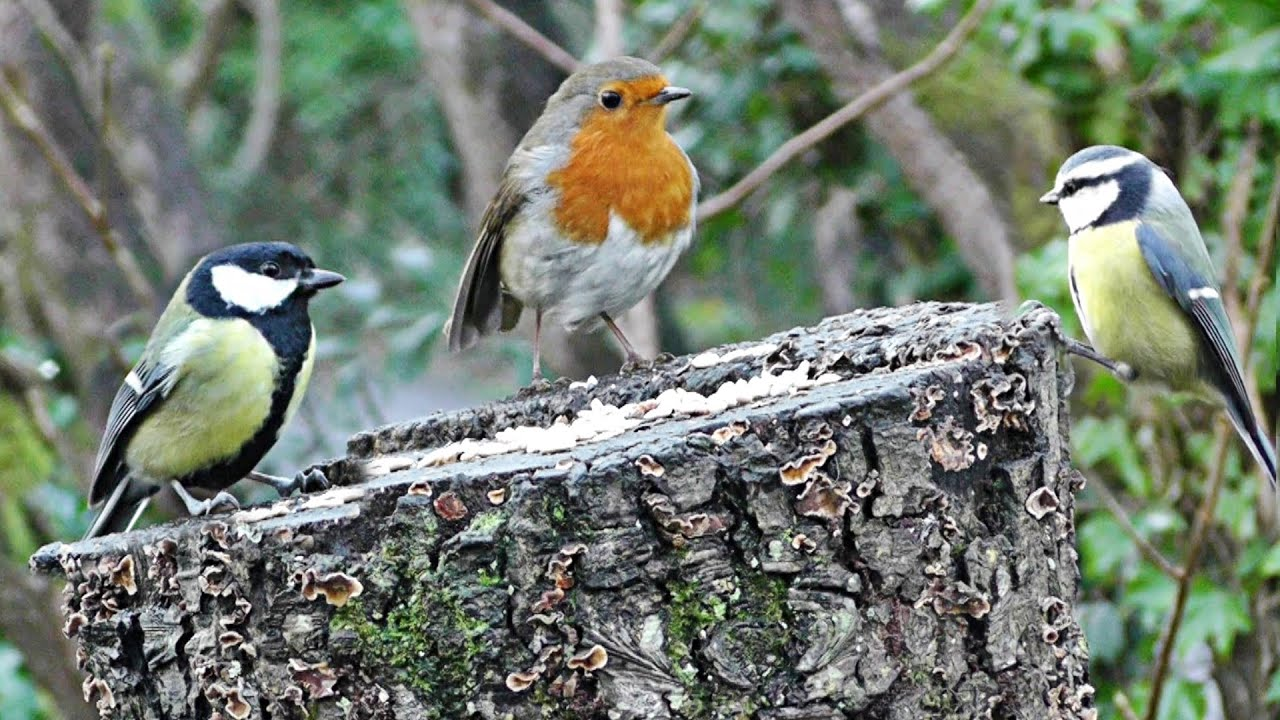
#> input picture src/backend/objectDetection/test.jpg, 1280 x 720 px, found by its file name
$ python crop_images.py
#> lines starting #> are read from the running program, lines starting #| are printed output that depends on the picture
from PIL import Image
import numpy as np


def crop_and_process(img, edges):
    """

    :param img: single image to process
    :param edges: list of bounded box edges
    :return: np arrays of cropped and processed imgs
    """
    edges = get_pixel_pos(img, edges)
    crop_imgs = crop_image(img, edges)
    arrs = []
    for i in range(len(crop_imgs)):
        arrs.append(process_image(crop_imgs[i]))
    return arrs


def crop_image(img, edges):
    """
    crops image for given edges
    :param img: image to crop
    :param edges: list of 4-tuples
    :return: cropped image(s)
    """
    images = []
    for i in range(len(edges)):
        im_crop = img.crop(edges[i])
        images.append(im_crop)
    return images


# this one might be useless idk
def crop_all(images, edges):
    """
    crops all images to only bird pictures
    :param images: array of images
    :param edges: 2D array of edge tuples
    :return: 2D array of cropped images
    """
    cropped_imgs = []
    for i in range(len(images)):
        cropped_imgs.append(crop_image(images[i], edges[i]))
    return cropped_imgs


def get_pixel_pos(im, edges):
    """
    converts decimal edges to pixel edges
    for one given image
    :param edges: array of 4-tuples
    :return: array of 4-tuples as pixel values
    """
    pixel_edges = []
    for i in range(len(edges)):
        edge = (int(np.ceil(edges[i][0] * im.width)),
                int(np.ceil(edges[i][1] * im.height)),
                int(np.floor(edges[i][2] * im.width)),
                int(np.floor(edges[i][3] * im.height)))
        pixel_edges.append(edge)
    return pixel_edges


def process_image(img):
    """
    process image to fit tf requirements
    :param img: image to process
    :return: processed image as array
    """
    img = img.convert('RGB')
    img = img.resize((224, 224))
    im_arr = np.array(img)
    im_arr = im_arr.astype('float32')
    im_arr /= 255.0  # set colour channels to [0,1]
    # print(im_arr)
    return im_arr


def main():
    # [6 lines of commented-out code are left out]
    im = Image.open(r'src/backend/objectDetection/test.jpg')
#> im is the input picture: PIL image 1280x720 RGB; mean R, G, B 114.5, 124.2, 111.9
    edges = [(0.3382185995578766, 0.07789109647274017, 0.5549115538597107, 0.5403065085411072),
             (0.8049169182777405, 0.19893230497837067, 0.9949325919151306, 0.6618878841400146),
             (0.05395161733031273, 0.334568589925766, 0.2764419615268707, 0.7562070488929749)]
    # edges given in [0,1] from get_bird_box()
    result = crop_and_process(im, edges)
#> in crop_and_process, `edges = get_pixel_pos(img, edges)`: edges = [(433, 57, 710, 389), (1031, 144, 1273, 476), (70, 241, 353, 544)]
#> the loop in crop_image, `for i in range(len(edges)):` made 3 passes
#> pass 1, in crop_image, `im_crop = img.crop(edges[i])`:
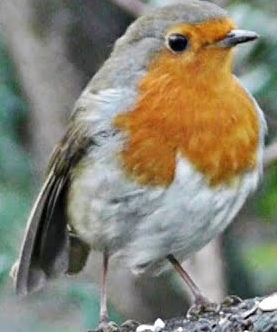
#> im_crop: PIL image 277x332 RGB; mean R, G, B 135.1, 131.2, 115.1
#> pass 2, in crop_image, `im_crop = img.crop(edges[i])`:
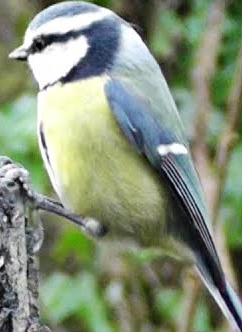
#> im_crop: PIL image 242x332 RGB; mean R, G, B 132.5, 144.3, 121.2
#> pass 3, in crop_image, `im_crop = img.crop(edges[i])`:
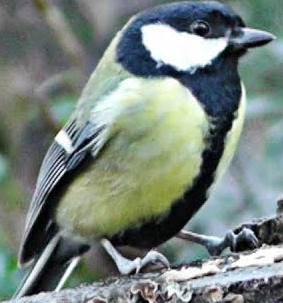
#> im_crop: PIL image 283x303 RGB; mean R, G, B 119.6, 131.8, 125.6
#> after the loop in crop_image, `for i in range(len(edges)):`: images = 3 items
#> the loop in crop_and_process, `for i in range(len(crop_imgs)):` made 3 passes
#> pass 1, in process_image, `img = img.resize((224, 224))`:
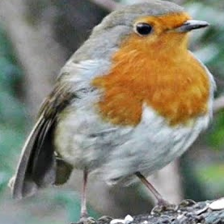
#> img: PIL image 224x224 RGB; mean R, G, B 135.1, 131.2, 115.1
#> pass 2, in process_image (call 2), `img = img.resize((224, 224))`:
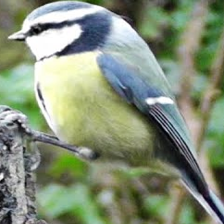
#> img: PIL image 224x224 RGB; mean R, G, B 132.5, 144.3, 121.2
#> result = 3 items
    # print(result[0].shape)  # expect this to be (224, 224, 3)


if __name__ == "__main__":
    main()

$ run again, with src/backend/objectDetection/ducks.jpg copied over src/backend/objectDetection/test.jpg
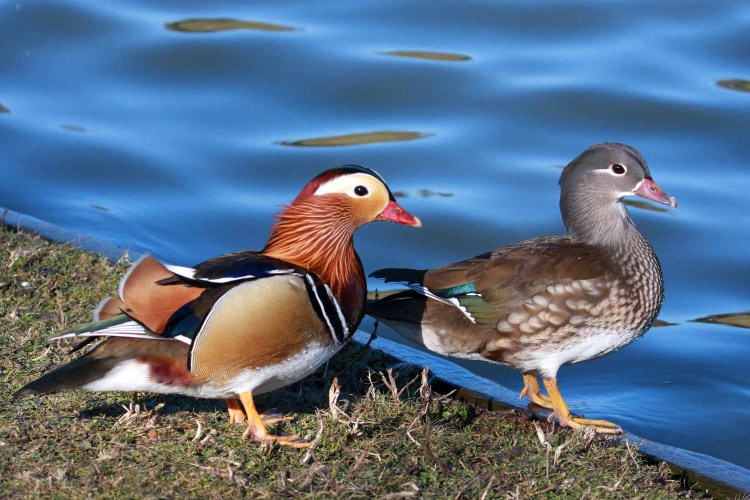
#> input picture src/backend/objectDetection/ducks.jpg, 1500 x 1000 px, found by its file name (shown at 1/2 size)
#> in main, im is the input picture: PIL image 1500x1000 RGB; mean R, G, B 89.2, 111, 135.6
#> edges = [(508, 78, 832, 540), (1208, 199, 1492, 661), (81, 335, 414, 756)]
#> the loop in crop_image, `for i in range(len(edges)):` made 3 passes
#> pass 3, in crop_image, `im_crop = img.crop(edges[i])`:
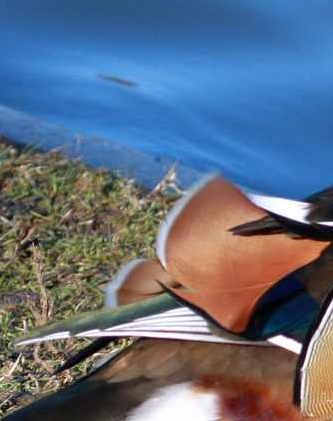
#> im_crop: PIL image 333x421 RGB; mean R, G, B 96.3, 109.5, 128.4
#> after the loop in crop_image, `for i in range(len(edges)):`: images = 3 items
#> the loop in crop_and_process, `for i in range(len(crop_imgs)):` made 3 passes
#> pass 2, in process_image (call 2), `img = img.resize((224, 224))`:
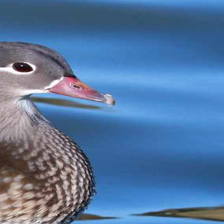
#> img: PIL image 224x224 RGB; mean R, G, B 85.1, 118.6, 159
